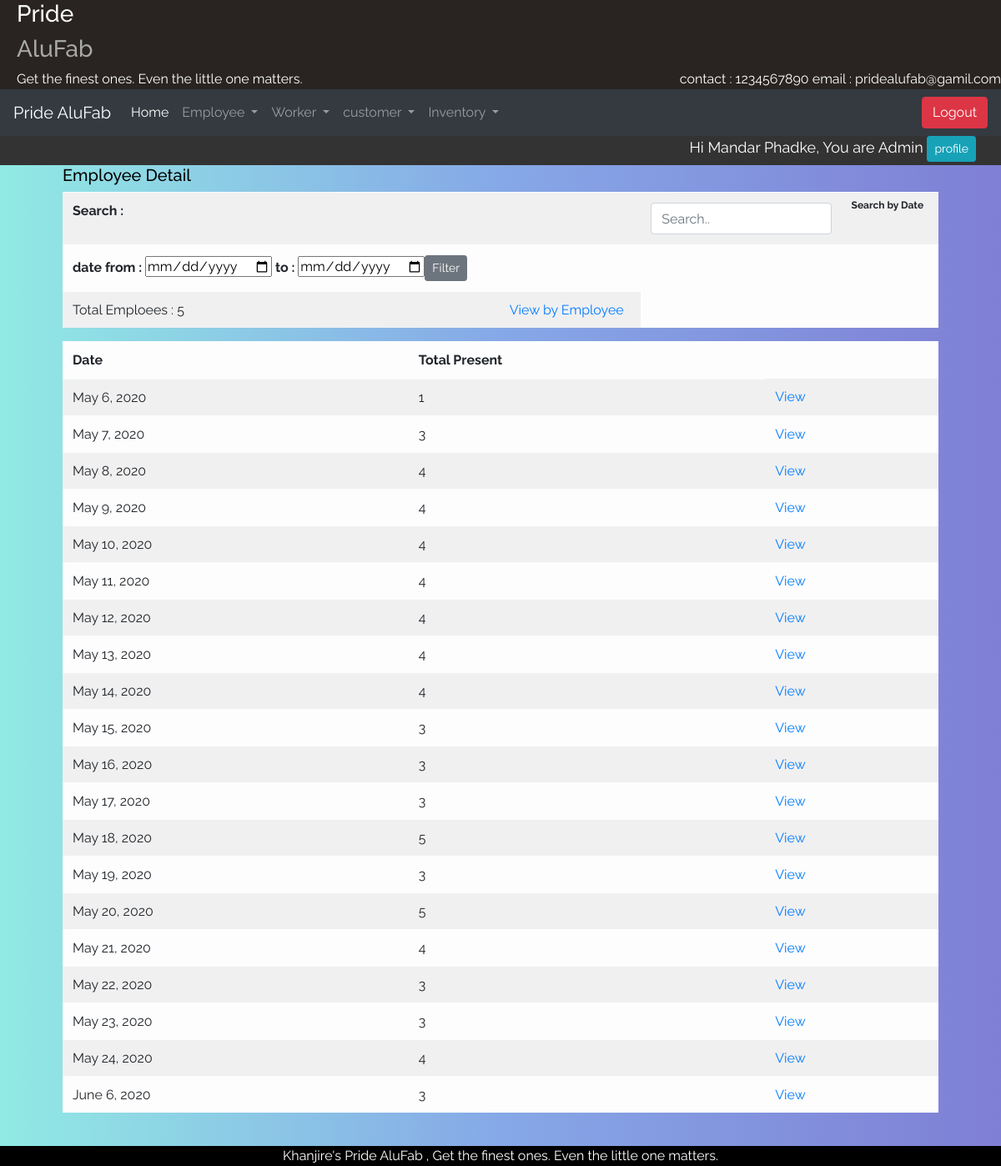
Screenshot of /DetailAttend (signed in) with the database file from the repository.
### alufab/models.py (models this page shows, shortened)
class Employee(models.Model):
    Emp_id = models.ForeignKey(User, on_delete=models.CASCADE)
    phono = models.IntegerField(default=0)
    Address = models.CharField(default=' ',max_length=100)
    city = models.CharField(default='Ichalkaranji',max_length=20)
    de = [
        ('Manager','Manager'),
        ('Supervisor','Supervisor'),
        ('Admin', 'Admin')
    ]
    designation = models.CharField(max_length=10, choices=de)
    Paymentperday = models.FloatField(default=0)
    is_working=models.BooleanField(default=True)

class Empattendance(models.Model):
    Emp_id = models.ForeignKey(Employee, on_delete=models.CASCADE)
    date = models.DateField(default=datetime.now, blank=True)
    Attend = models.BooleanField(default=False)

### alufab/views.py (the view)
# urls.py: path('DetailAttend', views.DetailAttend,name='DetailAttend'),
def DetailAttend(request):
    if not request.user.is_authenticated:
        return render(request, 'notloggedin.html')
    elif request.user.is_authenticated:
        emp1=Empattendance.objects.filter(Attend=True).values('date').annotate(total=Count('date')).all()
        empid = request.user.id
        desig = Employee.objects.get(Emp_id=empid)
        emp = Employee.objects.all().count()
        data={'emp1':emp1,'desig':desig,'emp':emp}
        return render(request, 'alufab/Empattendance_list.html', data)

### templates/alufab/Empattendance_list.html (shortened to what this page needs)
{% extends 'home.html' %}
{% block content %}
<div class="detail_view">
    <h5>Employee Detail</h5>
    <table class="table table-light table-responsive-sm table-striped table_detail">
        <tr><Th colspan="3">Search : </Th><th colspan="3"><input class="form-control" id="myInput" type="text" placeholder="Search.."></th><th><sub>Search by Date</sub></th></tr>
<tr>
    <th><form method="get" action="{% url 'filterCustomer' %}">date from : <input type="date" name="from"/> to : <input type="date" name="to"/><button type="submit" name="filter" class="btn btn-secondary btn-sm">Filter</button></form></th>
</tr>
<tr>
  <td>
  Total Emploees : {{emp}}
</td>
<td><a href="{% url 'AttendEmp' %}">View by Employee</a></td>
</tr>
    </table>
    <table class="table table-light table-responsive-sm table-striped table_detail" id="myTable">
      <thead>
          <tr>
              <th class="sort">Date</th>
              <th class="sort">Total Present</th>
            </tr>
          </thead>
          <tbody>
            {%for i in emp1%}
            <tr>
              <td>{{i.date}}</td>
              <td>{{i.total}}</td>
              <td><a href="{%url 'AttendDate' i.date%}">View</a></td>
            </tr>
      {% endfor %}
          </tbody>
        </table>
</div>
<br>
{% endblock %}

### templates/home.html (shortened to what this page needs)
{%load static%}
<html lang="en">
<head>
    <link rel="stylesheet" href="https://stackpath.bootstrapcdn.com/bootstrap/4.3.1/css/bootstrap.min.css">
    <link href="https://cdnjs.cloudflare.com/ajax/libs/select2/4.0.6-rc.0/css/select2.min.css" rel="stylesheet" />
<link rel="stylesheet" type="text/css" href="{% static 'css/main.css' %}">
<link rel="stylesheet" type="text/css" href="{% static 'css/util.css' %}">
</head>
<body>
<div class="div_top" >
    <div class="container-">
      <h3 style="color: white;">Pride</h3><h3 style="color: darkgrey;">AluFab</h3><h style="color:white;">Get the finest ones.
        Even the little one matters.</h>
      <div style="float:right; color:white;">
        contact : 1234567890
        email : pridealufab@gamil.com
      </div>
    </div>
  </div>
<nav class="navbar navbar-dark bg-dark navbar-expand-lg sticky-top nav">
    <a class="navbar-brand" href="#">Pride AluFab </a>
    <div class="collapse navbar-collapse" id="navbarSupportedContent">
      <ul class="navbar-nav mr-auto">
        <li class="nav-item active">
          <a class="nav-link" href="{% url 'home'%}">Home</a>
        </li>
          <li class="nav-item dropdown">
            <a class="nav-link dropdown-toggle" href="#" role="button" data-toggle="dropdown" aria-haspopup="true" aria-expanded="false">
              Employee
            </a>
          </li>
          <li class="nav-item dropdown">
            <a class="nav-link dropdown-toggle" href="#" role="button" data-toggle="dropdown" aria-haspopup="true" aria-expanded="false">
              Worker
            </a>
          </li>
          <li class="nav-item dropdown">
            <a class="nav-link dropdown-toggle" href="#" id="navbarDropdown" role="button" data-toggle="dropdown" aria-haspopup="true" aria-expanded="false">
              customer
            </a>
          </li>
          <li class="nav-item dropdown">
            <a class="nav-link dropdown-toggle" href="#" id="navbarDropdown" role="button" data-toggle="dropdown" aria-haspopup="true" aria-expanded="false">
              Inventory
            </a>
          </li>
      </ul>
         <span>
              <a href="{% url 'logout_page'%}"><button class="btn btn-danger">Logout</button></a>
          </span>
    </div>
  </nav>
<div class="div_name">
<span class="Name">
  Hi {{request.user.first_name}} {{request.user.last_name}}, You are {{desig.designation}}
              <a href="{% url 'profile' %}"><button class="btn btn-sm btn-info">profile</button></a>
          </span>
</div>
<div id="wrapper" class="active container-fluid froms">
    {% block content %}{% endblock %}
        </div>
<footer>
      Khanjire's Pride AluFab , Get the finest ones.
        Even the little one matters. </footer>
</body>
</html>

### static/css/main.css (style rules this page uses)
body { color:black; background: #7F7FD5; background: -webkit-linear-gradient(to right, #91EAE4, #86A8E7, #7F7FD5); background: linear-gradient(to right, #91EAE4, #86A8E7, #7F7FD5); }
.froms { width:90%; }
footer { background-color:black; width:100%; color:white; text-align:center; }
nav { width:100%; }
.div_top { text-align: left; padding-left: 20px; background-color:#292421; }
.div_name { background-color:#333333; padding-right:30px; color:white; font-size:18px; height:35px; }
.Name { text-align:right; float:right; }

### static/css/util.css (style rules this page uses)
* { margin: 0; padding: 0; outline: none; box-sizing: border-box; font-family: 'Raleway', sans-serif; }

### rows the page displays
Employee: designation "Admin"
Empattendance: date "May 7, 2020", total "3"
Empattendance: date "May 8, 2020", total "4"
Empattendance: date "May 9, 2020", total "4"
Empattendance: date "May 10, 2020", total "4"
Empattendance: date "May 11, 2020", total "4"
Empattendance: date "May 12, 2020", total "4"
Empattendance: date "May 13, 2020", total "4"
Empattendance: date "May 14, 2020", total "4"
Empattendance: date "May 15, 2020", total "3"
Empattendance: date "May 16, 2020", total "3"
Empattendance: date "May 17, 2020", total "3"
Empattendance: date "May 18, 2020", total "5"
Empattendance: date "May 19, 2020", total "3"
Empattendance: date "May 20, 2020", total "5"
Empattendance: date "May 21, 2020", total "4"
Empattendance: date "May 22, 2020", total "3"
Empattendance: date "May 23, 2020", total "3"
Empattendance: date "May 24, 2020", total "4"
Empattendance: date "June 6, 2020", total "3"

### other values shown
{{ request.user.first_name }} "Mandar"
{{ request.user.last_name }} "Phadke"
{{ emp }} "5"
{{ i.date }} "May 6, 2020"
{{ i.total }} "1"
